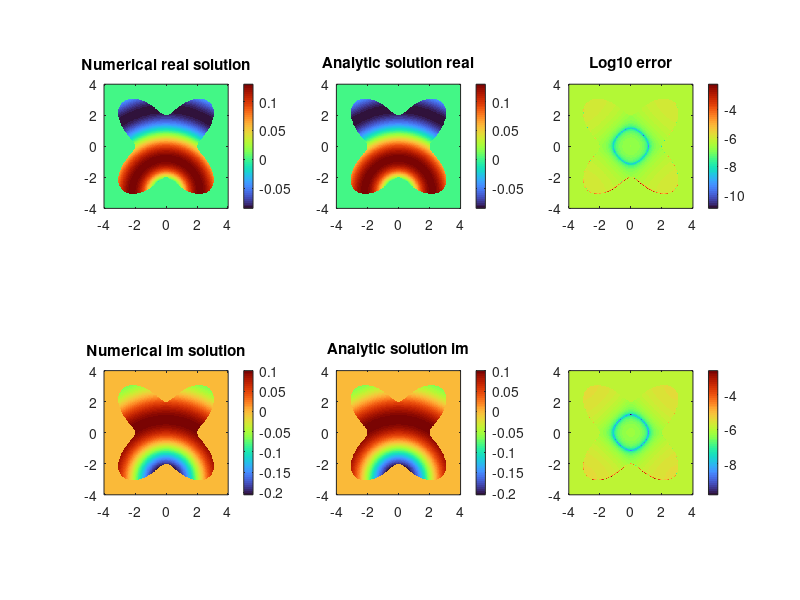

Write the MATLAB code that produced this figure.
%% Problem 1
N= 500; % number of dicretization points on the curve
tvec= linspace(-pi + 2*pi/N, pi, N);

rvec= 3+cos(4.* tvec + pi); % analytic expression for r(t)
rprimvec= -4*sin(4.*tvec+pi); % analytic expression for r'(t)
rbisvec= -16*cos(4.*tvec+pi); % analytic expression for r''(t)

y1 = rvec .* cos(tvec);
y2 = rvec .* sin(tvec);

%Compute normal vectors 
nu1= rvec .* cos(tvec) + rprimvec .* sin(tvec);
nu2= rvec .* sin(tvec) - rprimvec .* cos(tvec);
nu1= nu1 ./ sqrt( rvec.^2+ rprimvec.^2 );
nu2= nu2 ./ sqrt( rvec.^2+ rprimvec.^2 );


%We create the A matrix
k = 1;
omega = k;
A = zeros(N);
dsdtvec = sqrt(rprimvec.^2+rvec.^2);
for i = 1:N
    for j = 1:N
        nu_i = [nu1(i), nu2(i)];
    
        r_j = [y1(j), y2(j)];
        r_i = [y1(i), y2(i)];
        
        diff = r_i - r_j;
        hankel_diff = besselh(1,1,k*norm(diff));
        auxillary = (1i*k/4)*hankel_diff/(norm(diff)); 
    
        A(i,j) = dot(nu_i, diff)*auxillary;
    end
end

%We need to fix the diagonals
for i = 1:N
numerator = rprimvec(i)^2 - 0.5*rbisvec(i)*rvec(i)+0.5*rvec(i)^2;
denominator = 2*pi*(rprimvec(i)^2 + rvec(i)^2)^(3/2);
dsdt = dsdtvec(i);
A(i,i) = numerator/denominator;
end

subplot(1,3,1)
imagesc(tvec,tvec,real(A).')
axis xy
colorbar
title('re kmat')

subplot(1,3,2)
imagesc(tvec,tvec,imag(A).')
axis xy
colorbar
title('im kmat')

subplot(1,3,3)
imagesc(tvec,tvec,abs(A).')
axis xy
colorbar
title('abs kmat')

%% Problem 2

p = [0; -3];
uAn = @(x,y) -(1i/4)*besselh(0,1,k*norm([x;y]-p));

%{
dx_u = @(x,y) 1i*k./(4*vecnorm([x;y]-p)) .* besselh(1,1,k*vecnorm([x;y]-p)).*(x-p(1));
dy_u = @(x,y) 1i*k./(4*vecnorm([x;y]-p)) .* besselh(1,1,k*vecnorm([x;y]-p)).*(y-p(2));

g1 = dx_u(y1,y2).*nu1;
g2 = dy_u(y1,y2).*nu2;

gvec = g1.'+g2.';
%}

gvec = 1i*k/4 * besselh(1,1,k*vecnorm([y1;y2]-p))./vecnorm([y1;y2]-p) .* (dot(([y1;y2]-p),[nu1;nu2]));
kmat = (-eye(N)/2+ 2*pi/N* A *diag(dsdtvec));

hvec = kmat \ gvec.';
hvec = hvec.';

M= 300; % pick something here
x1field = linspace(-4, 4, M);
x2field = linspace(-4, 4, M);
vfield = zeros(M,M);
uAnField = zeros(M,M);


for ix1=1:M
for ix2=1:M
    x1=x1field(ix1);
    x2=x2field(ix2);
    t=angle(complex(x1,x2));
    radius= 3 + cos(4 * t + pi); %formula for rvec
    if x1^2+ x2^2 < radius^2
        phivec= (-1i / 4) * besselh(0,1, k * vecnorm([y1;y2] - [x1;x2])); %kernel expression in terms of xi, yi, nui, i=1,2
        vfield(ix1,ix2) = (phivec *(hvec.* dsdtvec).')*2*pi/N; %trapezoidal rule
        uAnField(ix1,ix2) = uAn(x1,x2);
    end
end
end

t = 0;
ufield_real = real(vfield*exp(-1i*omega*t));
ufield_im = imag(vfield*exp(-1i*omega*t));

uAnField_real = real(uAnField);
uAnField_im = imag(uAnField);

subplot(2,3,1)
imagesc(x1field, x2field, ufield_real.')
axis xy
colormap turbo
pbaspect([1 1 1])
colorbar
title('Numerical real solution')

subplot(2,3,4)
imagesc(x1field, x2field, ufield_im.')
axis xy
colormap turbo
pbaspect([1 1 1])
colorbar
title('Numerical im solution')

subplot(2,3,2)
imagesc(x1field, x2field, uAnField_real.')
axis xy
colormap turbo
pbaspect([1 1 1])
colorbar
title('Analytic solution real')


subplot(2,3,5)
imagesc(x1field, x2field, uAnField_im.')
axis xy
colormap turbo
pbaspect([1 1 1])
colorbar
title('Analytic solution im')
%% Problem 2 part 2
%Find the average in a square inside
average_numerical_real = mean(mean(ufield_real(M/3:2*M/3, M/3:2*M/3)));
average_analytic_real = mean(mean(uAnField_real(M/3:2*M/3, M/3:2*M/3)));

average_numerical_im = mean(mean(ufield_im(M/3:2*M/3, M/3:2*M/3)));
average_analytic_im = mean(mean(uAnField_im(M/3:2*M/3, M/3:2*M/3)));

subplot(2,3,3)
imagesc(x1field, x2field, log10(abs(ufield_real-average_numerical_real+average_analytic_real-uAnField_real)).')
axis xy
colormap turbo
pbaspect([1 1 1])
colorbar
title('Log10 error')

subplot(2,3,6)
imagesc(x1field, x2field, log10(abs(ufield_im-average_numerical_im+average_analytic_im-uAnField_im)).')
axis xy
colormap turbo
pbaspect([1 1 1])
colorbar